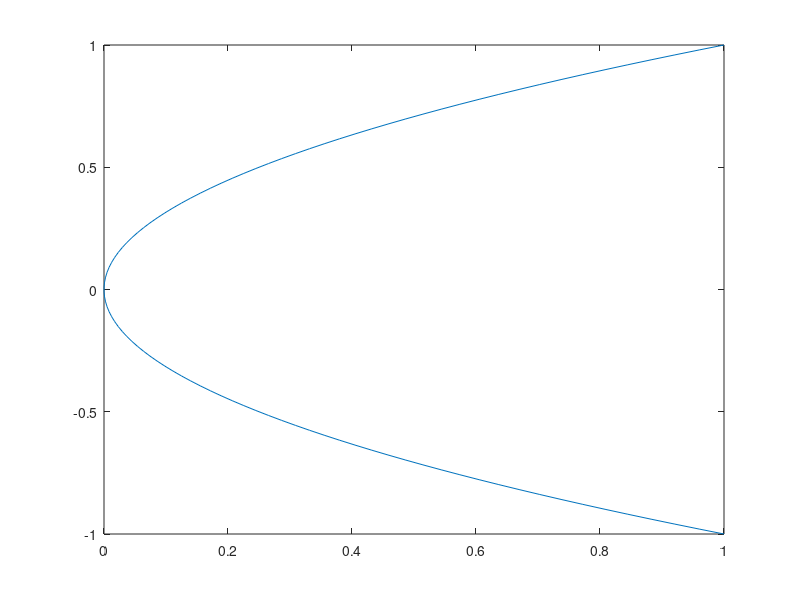

Reproduce this figure in MATLAB. (Note: this script raises an error after producing the figure.)
% Illustration fold bifurcation

% @author  Christian Offen
% @version 1.0


t=linspace(-1,1);
t2=linspace(-1/2,1/2);

l=plot(t.^2,t);
l.LineWidth=20;

% uncomment the following two lines for pitchfork bifurcation
hold on
l2=plot(t,0*t);
l2.LineWidth=20;



%plot(t.^3,-t.^2,'b','LineWidth',3)


%xlabel('parameter')
%ylabel('solution')
%ylabel('parameter')
xlabel('$\mu_1$','Interpreter','Latex')
ylabel('$z$','Interpreter','Latex')
ax=gca;
ax.XTickLabel={};
ax.YTickLabel={};
ax.FontSize = 60;

hold on

p=plot(0,0,'*');
p.MarkerSize=50;
p.LineWidth=8;
p.Color='k';
grid on

orient landscape
%print('fold_illustration_landscape','-dpdf','-fillpage')

